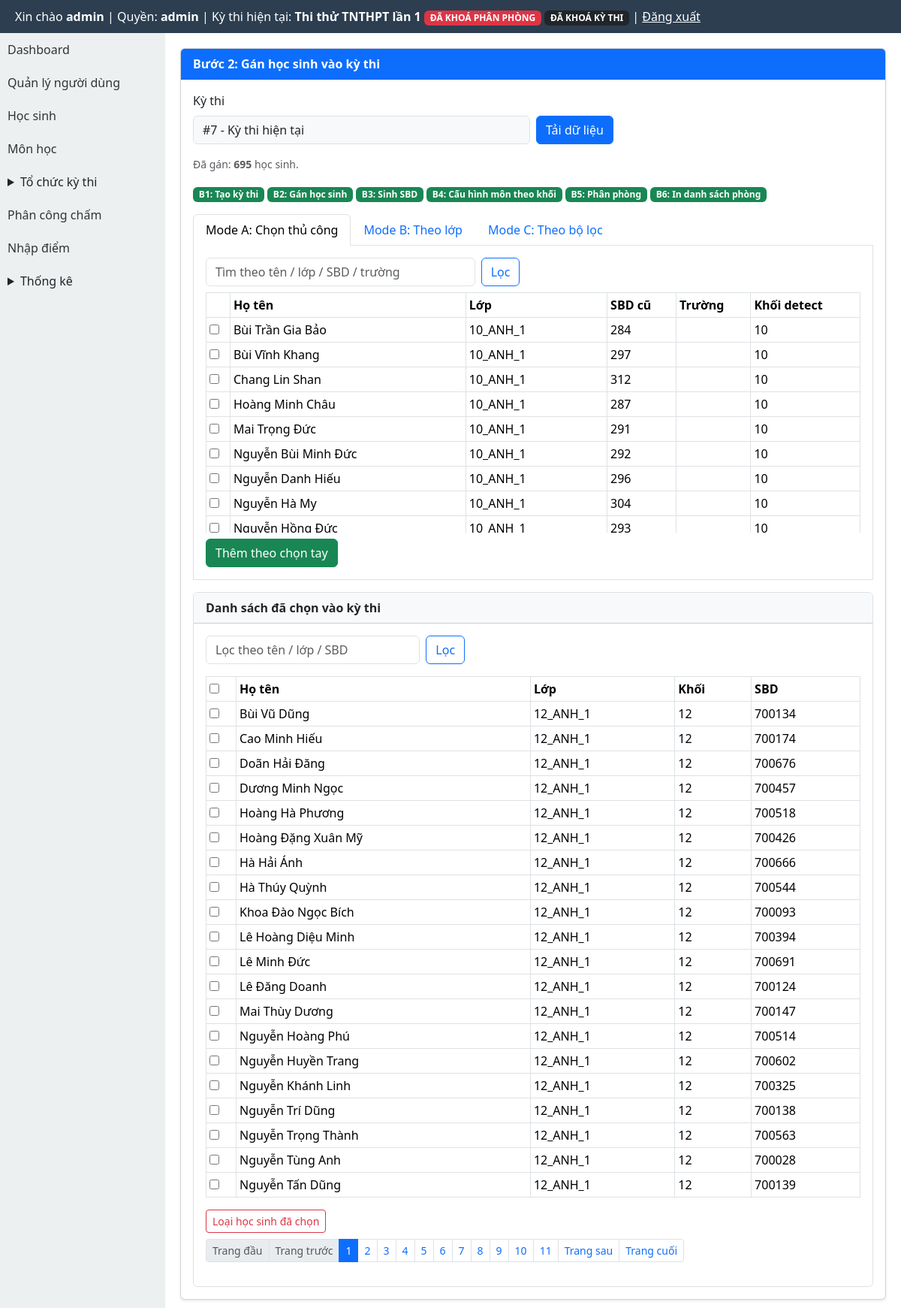
Page /modules/exams/assign_students.php (signed in) on the committed database.
### tables this page shows
CREATE TABLE exams (
  id INTEGER PRIMARY KEY AUTOINCREMENT,
  ten_ky_thi TEXT,
  nam INTEGER,
  ngay_thi TEXT
, distribution_locked INTEGER DEFAULT 0, rooms_locked INTEGER DEFAULT 0, exam_locked INTEGER DEFAULT 0, deleted_at TEXT, is_default INTEGER DEFAULT 0, exam_mode INTEGER DEFAULT 1);

CREATE TABLE students (
  id INTEGER PRIMARY KEY AUTOINCREMENT,
  sbd TEXT UNIQUE,
  hoten TEXT,
  ngaysinh TEXT,
  lop TEXT,
  truong TEXT
);

### modules/exams/assign_students.php (the view, shortened to what the rows shown need)
<?php
require_once BASE_PATH . '/modules/exams/_common.php';
$examId = exams_resolve_current_exam_from_request();
$fixedExamContext = getCurrentExamId() > 0;
$activeTab = (string) ($_GET['tab'] ?? $_POST['tab'] ?? 'manual');
$students = [];
if ($examId > 0) {
    $manualWhere = '';
    $stmt = $pdo->prepare('SELECT id, sbd, hoten, lop, truong FROM students' . $manualWhere . ' ORDER BY lop, hoten LIMIT 500');
    $stmt->execute();
    $students = $stmt->fetchAll(PDO::FETCH_ASSOC);
}
$assignStudentsUrl = BASE_URL . '/modules/exams/assign_students.php';
require_once BASE_PATH . '/layout/header.php';
?>
<link href="https://cdn.jsdelivr.net/npm/bootstrap@5.3.3/dist/css/bootstrap.min.css" rel="stylesheet">
<div style="display:flex;min-height:calc(100vh - 44px);">
    <div style="flex:1;padding:20px;min-width:0;">
        <div class="card shadow-sm">
            <div class="card-body">
                <form method="get" action="<?= $assignStudentsUrl ?>" class="row g-2 mb-3">
                    <div class="col-md-6">
                        <label class="form-label">Kỳ thi</label>
                        <?php if ($fixedExamContext): ?><div class="form-control bg-light">#<?= $examId ?> - Kỳ thi hiện tại</div><?php endif; ?>
                    </div>
                </form>
                <?php if ($examId > 0): ?>
                    <div class="tab-content border border-top-0 p-3 mb-3">
                        <div class="tab-pane fade <?= $activeTab === 'manual' ? 'show active' : '' ?>" id="tab-manual">
                            <form method="post" action="<?= $assignStudentsUrl ?>">
                                <div class="table-responsive" style="max-height:320px;overflow:auto;">
                                    <table class="table table-sm table-bordered">
                                        <thead><tr><th></th><th>Họ tên</th><th>Lớp</th><th>SBD cũ</th><th>Trường</th><th>Khối detect</th></tr></thead>
                                        <tbody>
                                        <?php foreach ($students as $s): ?>
                                            <?php $khoi = detectGradeFromClassName((string) ($s['lop'] ?? '')) ?? 'N/A'; ?>
                                            <tr>
                                                <td><input type="checkbox" name="student_ids[]" value="<?= (int) $s['id'] ?>"></td>
                                                <td><?= htmlspecialchars((string) $s['hoten'], ENT_QUOTES, 'UTF-8') ?></td>
                                                <td><?= htmlspecialchars((string) $s['lop'], ENT_QUOTES, 'UTF-8') ?></td>
                                                <td><?= htmlspecialchars((string) $s['sbd'], ENT_QUOTES, 'UTF-8') ?></td>
                                                <td><?= htmlspecialchars((string) $s['truong'], ENT_QUOTES, 'UTF-8') ?></td>
                                                <td><?= htmlspecialchars($khoi, ENT_QUOTES, 'UTF-8') ?></td>
                                            </tr>
                                        <?php endforeach; ?>
                                        </tbody>
                                    </table>
                                </div>
                            </form>
                        </div>
                    </div>
                    <div class="card border">
                        <div class="card-body">
                            <form method="post" action="<?= $assignStudentsUrl ?>" onsubmit="return confirm('Loại các học sinh đã chọn khỏi kỳ thi?')">
                                <div class="table-responsive">
                                    <table class="table table-sm table-bordered align-middle">
                                        <thead><tr><th style="width:40px;"><input type="checkbox" id="checkAllSelected"></th><th>Họ tên</th><th>Lớp</th><th>Khối</th><th>SBD</th></tr></thead>
                                    </table>
                                </div>
                            </form>
                        </div>
                    </div>
                <?php endif; ?>
            </div>
        </div>
    </div>
</div>
<?php require_once BASE_PATH . '/layout/footer.php'; ?>

### templates/header.php (shortened to what the rows shown need)
<?php
require_once BASE_PATH . '/core/auth.php';
$currentExamInfo = null;
$role = function_exists('current_user_role') ? current_user_role() : strtolower(trim((string) ($_SESSION['role'] ?? $_SESSION['user']['role'] ?? '')));
if (in_array($role, ['admin', 'organizer'], true)) {
    require_once BASE_PATH . '/core/db.php';
    require_once BASE_PATH . '/modules/exams/exam_context_helper.php';
    $currentExamInfo = getCurrentExamInfo();
}
$role = $role ?? (function_exists('current_user_role') ? current_user_role() : '');
$currentExamInfo = $currentExamInfo ?? null;
?>
<!DOCTYPE html>
<html lang="vi">
<head>
</head>
<body>
<div class="header">
    Xin chào <b><?= $_SESSION['user']['username'] ?></b>
    | Quyền: <b><?= htmlspecialchars((string) $role, ENT_QUOTES, 'UTF-8') ?></b>
    <?php if ($currentExamInfo !== null): ?>
        | Kỳ thi hiện tại: <b><?= htmlspecialchars((string) $currentExamInfo['ten_ky_thi'], ENT_QUOTES, 'UTF-8') ?></b>
        <?php if (($currentExamInfo['distribution_locked'] ?? 0) === 1 || ($currentExamInfo['rooms_locked'] ?? 0) === 1): ?>
            <span class="badge bg-danger">ĐÃ KHOÁ PHÂN PHÒNG</span>
        <?php endif; ?>
        <?php if (($currentExamInfo['exam_locked'] ?? 0) === 1): ?>
            <span class="badge bg-dark">ĐÃ KHOÁ KỲ THI</span>
        <?php endif; ?>
    <?php endif; ?>
    | <a href="<?= BASE_URL ?>/logout.php" style="color:#fff">Đăng xuất</a>
</div>

### rows in the picture
exams: ten_ky_thi "Thi thử TNTHPT lần 1", id "7"
students: hoten "Bùi Trần Gia Bảo", lop "10_ANH_1", sbd "284", lop "10"
students: hoten "Bùi Vĩnh Khang", lop "10_ANH_1", sbd "297", lop "10"
students: hoten "Chang Lin Shan", lop "10_ANH_1", sbd "312", lop "10"
students: hoten "Hoàng Minh Châu", lop "10_ANH_1", sbd "287", lop "10"
students: hoten "Mai Trọng Đức", lop "10_ANH_1", sbd "291", lop "10"
students: hoten "Nguyễn Bùi Minh Đức", lop "10_ANH_1", sbd "292", lop "10"
students: hoten "Nguyễn Danh Hiếu", lop "10_ANH_1", sbd "296", lop "10"
students: hoten "Nguyễn Hà My", lop "10_ANH_1", sbd "304", lop "10"
students: hoten "Nguyễn Hồng Đức", lop "10_ANH_1", sbd "293", lop "10"

### other values in the picture
$_SESSION['user']['username'] "admin"
$role "admin"
$assignedCount "695"
$index "1"
$step['label'] "Tạo kỳ thi"
$index "2"
$step['label'] "Gán học sinh"
$index "3"
$step['label'] "Sinh SBD"
$index "4"
$step['label'] "Cấu hình môn theo khối"
$index "5"
$step['label'] "Phân phòng"
$index "6"
$step['label'] "In danh sách phòng"
